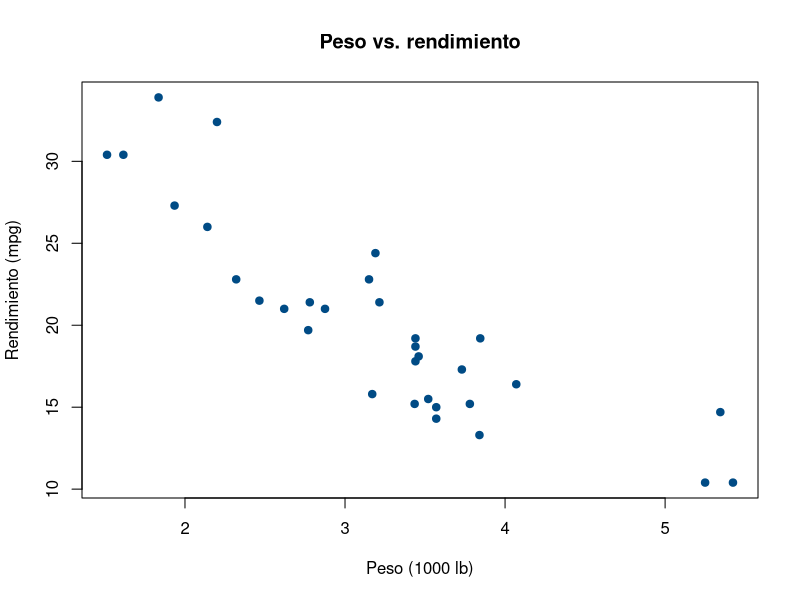
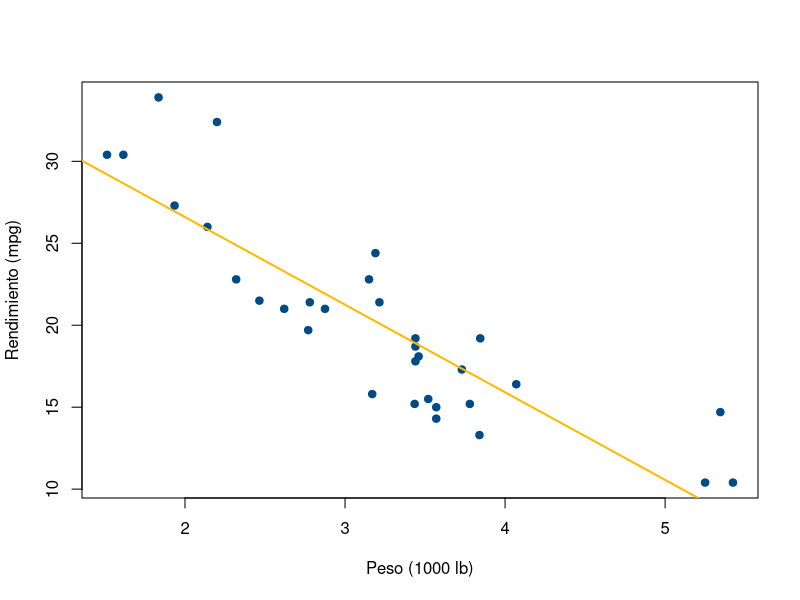
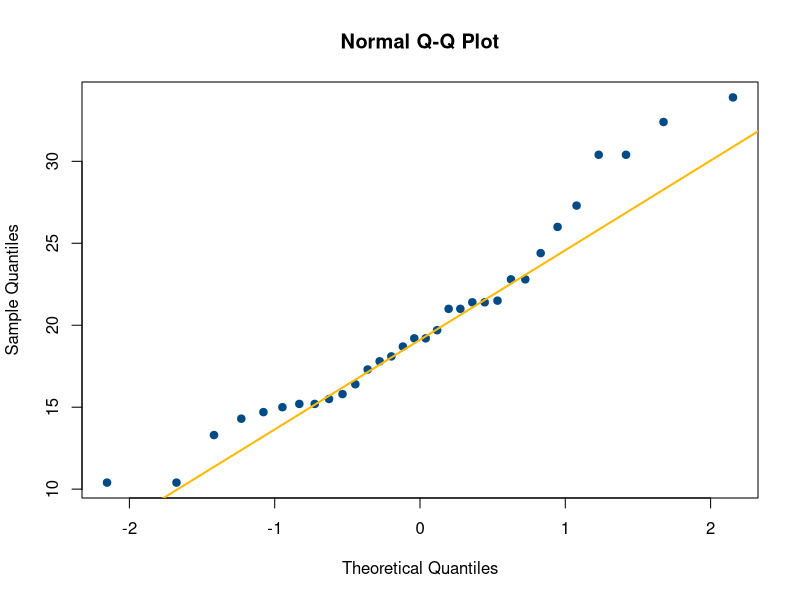

Recreate these plots in R, in order.
## ---- chunk 1
#| label: fig-dispersión-peso-mpg
#| fig-cap: "Peso vs. rendimiento en mtcars"
plot(mtcars$wt, mtcars$mpg, pch = 19, col = "#004B85",
     xlab = "Peso (1000 lb)", ylab = "Rendimiento (mpg)",
     main = "Peso vs. rendimiento")
## ---- chunk 2
cov(mtcars$wt, mtcars$mpg)
cor(mtcars$wt, mtcars$mpg)
## ---- chunk 3
plot(mtcars$wt, mtcars$mpg, pch = 19, col = "#004B85",
     xlab = "Peso (1000 lb)", ylab = "Rendimiento (mpg)")
abline(lm(mpg ~ wt, data = mtcars), col = "#FFB903", lwd = 2)
## ---- chunk 4
x_bar <- mean(mtcars$wt)
y_bar <- mean(mtcars$mpg)
pendiente <- cov(mtcars$wt, mtcars$mpg) / var(mtcars$wt)

x0 <- 3.5
y0 <- y_bar + pendiente * (x0 - x_bar)
y0
## ---- chunk 5
qqnorm(mtcars$mpg, col = "#004B85", pch = 19)
qqline(mtcars$mpg, col = "#FFB903", lwd = 2)
